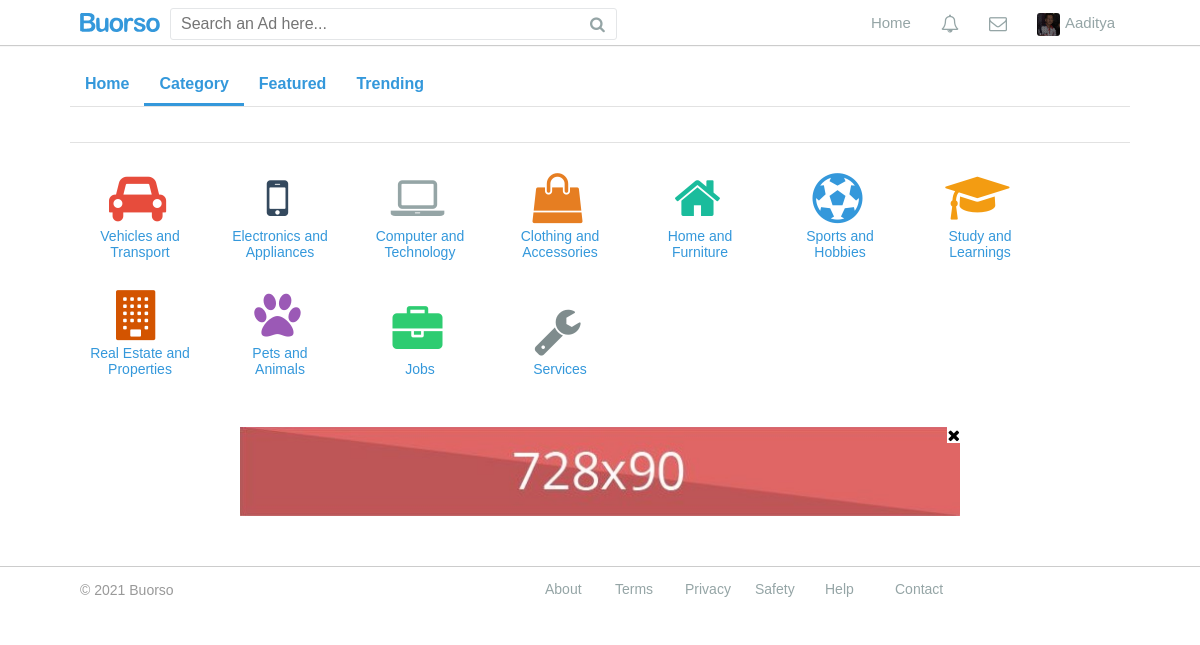
Screenshot of /category/index.php (signed in) with the database file from the repository.
### tables this page shows
CREATE TABLE `users` (
  `user_id` int(11) NOT NULL,
  `firstname` varchar(20) NOT NULL,
  `lastname` varchar(20) NOT NULL,
  `email` varchar(255) NOT NULL,
  `password` varchar(32) NOT NULL,
  `phone` varchar(16) NOT NULL,
  `address` varchar(255) NOT NULL,
  `country` varchar(75) NOT NULL,
  `date_joined` datetime NOT NULL,
  `profile_image` text NOT NULL,
  `profession` varchar(255) NOT NULL,
  `profile_bio` text NOT NULL,
  `status` tinyint(4) NOT NULL,
  `user_ip` int(15) NOT NULL
);

CREATE TABLE `categories` (
  `id` int(4) NOT NULL,
  `type` varchar(32) NOT NULL,
  `name` varchar(32) NOT NULL,
  `iconname` varchar(20) NOT NULL,
  `color` varchar(8) NOT NULL,
  `placenum` int(4) NOT NULL
);

### core.php (called while the page is built, shortened)
<?php
@$con = mysqli_connect('localhost','root','','buorso') or die('<h1>Error Connection</h1>');
@$userid = $_COOKIE['id'];
$getdata = "SELECT * FROM users WHERE user_id='$userid'";
$rungetdata = mysqli_query($con,$getdata);
$profilerow = mysqli_fetch_array($rungetdata);
$fname = $profilerow['firstname'];
$profileimg = $profilerow['profile_image'];
$titlename="";
?>

### category/index.php (the view, shortened to what this page needs)
<?php
include '../core.php';
$filedir = "../";
include $filedir.'header.php';
?>
<div class="global-container">
	<div class="container">
		<div class="home-list">
			<ul class="home-list-ul">
				<li><a href="..">Home</a></li>
				<li><a href="../category/" style="border-bottom:3px solid #3498db;">Category</a></li>
				<li><a href="../featured/">Featured</a></li>
				<li><a href="../trending/">Trending</a></li>
			</ul>
		</div>
		<div class='maincat-container'>
			<?php
			$catid = $_GET['catid'];
			$maincatquery = "SELECT id,name,iconname,color FROM categories WHERE id='$catid'";
			$maincatrun = mysqli_query($con,$maincatquery);
			$maincatrow = mysqli_fetch_assoc($maincatrun);
			$maincatname = $maincatrow['name'];
			$maincaticon = $maincatrow['iconname'];
			$maincatcolor = $maincatrow['color'];
			echo"<div class='category-box dib-vat'>
					<a href='#' class='cblink'>
						<i class='fa $maincaticon' style='color:#$maincatcolor;' aria-hidden='true'></i>
						<div class='category-box-name' style='font-size:16px;'>$maincatname</div>
					</a>
				</div>";
			?>
		</div>
		<?php
		$categoryquery = "SELECT id,name,iconname,color FROM categories WHERE type='Category' ORDER BY placenum ASC";
		$runcategoryquery = mysqli_query($con,$categoryquery);
		while($catrow = mysqli_fetch_assoc($runcategoryquery)){
			$categoryid = $catrow['id'];
			$catname = $catrow['name'];
			$caticonname = $catrow['iconname'];
			$catcolor = $catrow['color'];
			if($categoryid==$catid){$bold = "style='font-weight:bold;'";}else{$bold = "";}
			echo"<div class='category-box' $bold >
				<a href='../category/?catid=$categoryid' class='cblink'>
					<i class='fa $caticonname' style='color:#$catcolor;' aria-hidden='true'></i>
					<div class='category-box-name'>$catname</div>
				</a>
			</div>";
		}
		?>
	</div>
	<div class="promo-section-bottom promo">
		<span class="promoclose"><i class="fa fa-close" aria-hidden="true"></i></span>
		<div class="promo-box">
			<img src="../assets/images/promolong.jpg" class="ad-long-img">
		</div>
	</div>
</div>
<?php
include $filedir.'footer.php';
?>

### header.php (shortened to what this page needs)
<!DOCTYPE html PUBLIC "-//W3C//DTD XHTML 1.0 Transitional//EN" "http://www.w3.org/TR/xhtml1/DTD/xhtml1-transitional.dtd">
<html xmlns="http://www.w3.org/1999/xhtml" xml:lang="en" lang="en">
<head>
	<link rel="stylesheet" type="text/css" href="<?php echo $filedir;?>assets/css/main.css" />
	<link rel="stylesheet" type="text/css" href="<?php echo $filedir;?>assets/fonts/font-awesome/css/font-awesome.min.css" />
</head>
<body id="body">
<header>
	<div id="topnav">
		<div class="logobx dib-vat"><a class='logo' href="<?php echo $filedir;?>" title="Buorso"><img src="<?php echo $filedir;?>assets/logoFullComp.svg"></a></div>
		<div class="searcharea dib-vat">
			<form id="searchform" method="GET" action="<?php echo $filedir;?>search/" enctype="application/x-www-form-urlencoded">
				<input type="text" name="search" id="searchbox" value="<?php echo $titlename;?>" placeholder="Search an Ad here..." autocomplete="off"/>
				<input name="searchbtn" id="searchbtn" type="button" onclick="javascript:submit_form();" value="&#xf002;"></input>
				</form>
		</div>
		<ul class="topnav-ul dib-vat">
			<?php
			if(isset($userid)){
			?>
			<li class="topnavli" title="Home"><a href="<?php echo $filedir;?>"><i class="fa fa-home fa-nom fa-hid" aria-hidden="true"></i><span class="headertext">Home</span></a></li>
			<li class="topnavli" title="Notifications"><a href="<?php echo $filedir;?>notifications/"><i class="fa fa-bell-o fa-nom" aria-hidden="true"></i>
			</a></li>
			<li class="topnavli" title="Messages"><a id="msgnavlink" name="msgnavlink" href="<?php echo $filedir;?>messages/"><i class="fa fa-envelope-o fa-nom" aria-hidden="true"></i>
			</a></li>
			<li class="subnavbtn"><a><img src="<?php echo $filedir;?>user/images/<?php echo $profileimg;?>" class="headerimg dib-vat"><div class="headertext dib-vat"><?php echo $fname; ?></div></a>
			</li>
			<?php
			}else{
			?>
			<li class="jointext"><a href="<?php echo $filedir;?>login/">Login</a></li>
			<li class="jointext"><a href="<?php echo $filedir;?>register/">Signup</a></li>
			<li class="joinicon" title="Login"><a href="<?php echo $filedir;?>login/"><i class="fa fa-sign-in" aria-hidden="true"></i></a></li>
			<?php
			}
			?>
		</ul>
	</div>
</header>

### assets/css/main.css (style rules this page uses)
* { font-family: "Arial Rounded MT Bold", "Helvetica Rounded", Arial, sans-serif; margin:0px; padding:0px; background:white; font-size:0; border:0; }
a { cursor:pointer; text-decoration:none; color:#3498db; transition:0.1s ease-out; background:transparent; }
header { width:100%; min-width:1060px; position:fixed; z-index:999; top:0; box-shadow:0px 1px 1px rgba(0,0,0,0.2); }
ul { list-style:none; }
input[type=text],input[type=email],input[type=password],input[type=submit],input[type=button],input[type=tel],input[type=number],button,select { border:1px solid #e4e6e8; font-size:16px; border-radius:3px; }
input[type=submit],input[type=button] { cursor:pointer; }
.dib-vat { display:inline-block; vertical-align:top; }
.fa { margin-right: 5px; background:transparent; }
.global-container { padding:50px 0px; }
.container { width:1060px; margin:25px auto; position:relative; }
.fa-nom { margin:0; }
.searcharea { margin-top:8px; position:relative; }
#searchbox { height:30px; min-width:425px; padding:0 10px; outline:0; box-sizing: content-box; }
#searchbtn { height:28px; width:35px; font-family:FontAwesome; outline:0; border:none; color:#95a5a6; position:absolute; right:2px; top:2px; transition:0.2s ease-out; }
#topnav,#footnav { height:45px; width:1060px; margin: 0px auto; }
.logobx { margin:5px 10px; }
.logo img { width:80px; margin-top:8px; }
.topnav-ul { float:right; right:0; }
.topnav-ul .fa { font-size:18px; }
.topnav-ul img { width:23px; height:23px; margin:-2px 5px 0 0; background:transparent; vertical-align:top; border-radius:3px; }
.topnav-ul>li, .footnav-ul>li { display:inline-block; position:relative; color:#95a5a6; transition:0.1s ease-out; }
.topnav-ul>li>a, .footnav-ul>li>a { display:block; font-size:15px; line-height:15px; height:15px; padding:15px; color:inherit; overflow:hidden; max-width:120px; }
.headertext { font-size:inherit; background:transparent; overflow:hidden; text-overflow:ellipsis; max-width:92px; height:16px; }
.home-list { margin-bottom:20px; border-bottom:1px solid #e2e2e2; }
.home-list-ul li { display:inline-block; }
.home-list-ul li a { display:block; font-size:16px; padding:0 15px 10px 15px; font-weight:bold; border-bottom:3px solid #FFFFFF; }
.category-box { width:100px; margin:30px 20px 0 20px; font-size:50px; display:inline-block; text-align:center; }
.cblink { font-size:inherit; display:block; }
.cblink .fa { font-size:inherit; color:black; margin-bottom:5px; }
.category-box-name { font-size:14px; }
.maincat-container { border-bottom:1px solid #e2e2e2; }
.maincat-container .category-box { font-size:80px; margin-top:0; margin-bottom:10px; margin-right:40px; }
.promo { position:relative; }
.promo-section-bottom,.promo-section-top { margin:50px auto 0 auto; width:720px; }
.ad-long-img { width:inherit; }
.promo-box { width:inherit; cursor:pointer; }
.promoclose { font-size:16px; cursor:pointer; position:absolute; right:0; }
.promoclose .fa { margin-right:0; }

### rows the page displays
users: profile_image (picture), firstname "Aaditya"
categories: name "Vehicles and Transport"
categories: name "Electronics and Appliances"
categories: name "Computer and Technology"
categories: name "Clothing and Accessories"
categories: name "Home and Furniture"
categories: name "Sports and Hobbies"
categories: name "Study and Learnings"
categories: name "Real Estate and Properties"
categories: name "Pets and Animals"
categories: name "Jobs"
categories: name "Services"
